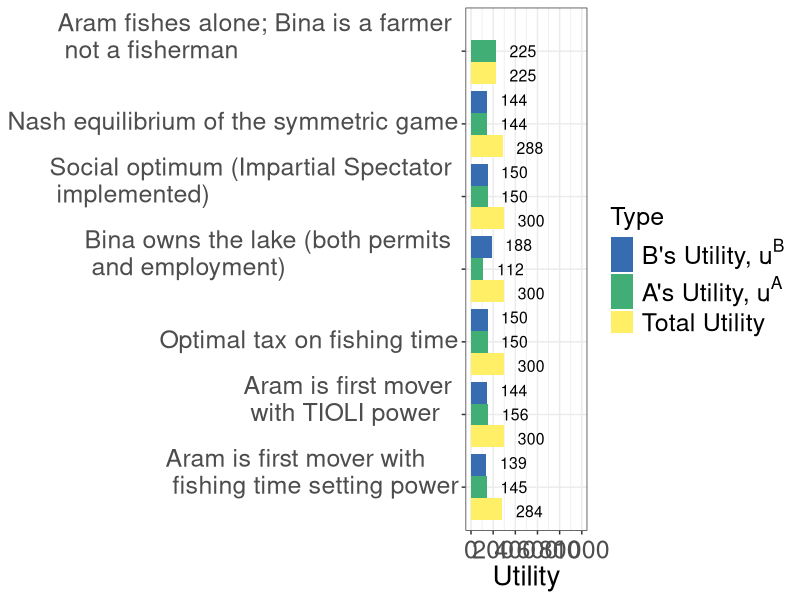
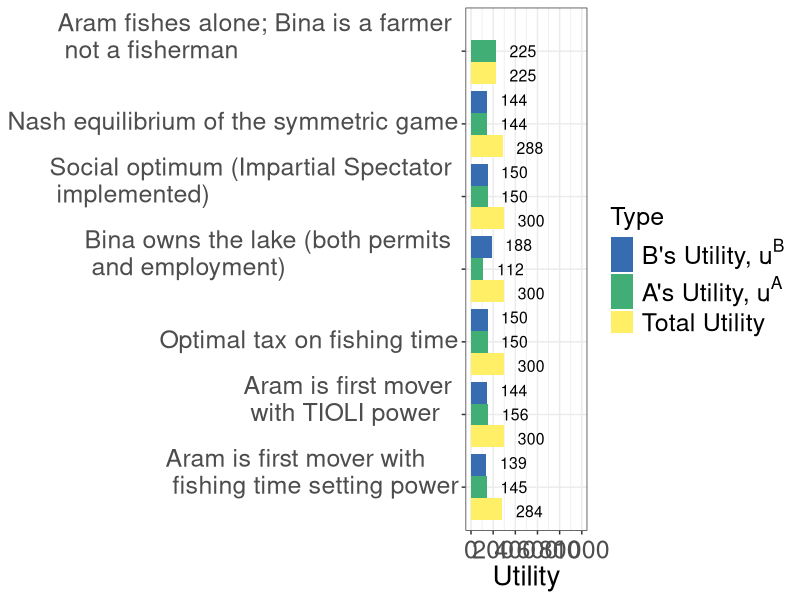

Reproduce these figures in R, in order.
library(tidyverse)
par(mar =  c(10, 10, 4, 4))
ua <- c(225, 144, 150, 112, 150,156,145)
ub <- c(NA, 144, 150, 188, 150,144,139)
point <- c("1", "2", "3", "4", "5","6","7")
totalu <- c(225, 288, 300, 300, 300,300,284)
df <- tibble(point, ua, ub, totalu)
dfnar <- 
  df %>% 
  gather(type, Utility, -point) %>% 
  arrange(point)
xaxislabs <- c("a",  "b",  expression(paste(t^A)), expression(paste(t^B)), "z")
x1 <- c(expression(paste("Aram fishes alone; \n Bina is a farmer \n not a fisherman")))
x2 <- c(expression(paste("Nash equilibrium of \n the symmetric  game")))
x3 <- c(expression(paste("Social optimum (Impartial Spectator \n implemented)")))
x4 <- c(expression(paste("Bina owns the lake (both permits \n and employment)")))
x5 <- c(expression(paste("Optimal tax on fishing time")))
x6 <- c(expression(paste("Aram is first mover \n with TIOLI power")))
x7 <- c(expression(paste("Aram is first mover with \n fishing time setting power")))
dfplot <-
  dfnar %>%
  mutate(point = factor(point, levels = c("1", "2", "3", "4", "5","6","7")),
         type = factor(type, levels = c("ua","ub", "totalu")))

dfnar$point <- factor(dfnar$point, levels = c("7", "6", "5", "4", "3","2","1"))

plot1 <- dfnar %>% 
  ggplot(aes(x = point, y = Utility)) +
  geom_bar(aes(group = type, fill = type), stat = "identity", position = position_dodge()) + 
  #geom_text(aes(x=point,y=Utility,label=Utility),vjust=90) + 
  #geom_text(aes(x = point, y = Utility, label = Utility)) +
  #scale_x_discrete(labels = xaxislabs) + 
  scale_x_discrete(labels=c("1" = "Aram fishes alone; Bina is a farmer \n not a fisherman", "2" = "Nash equilibrium of the symmetric game",
                            "3" = "Social optimum (Impartial Spectator \n implemented)", "4" = x4, "5" = x5, "6" = x6, "7" = x7)) +
  scale_y_continuous(breaks = seq(0,1000,200),
                     labels = seq(0,1000,200),
                     limits = c(0,1000)) +
  scale_fill_manual(values=c("#386cb0","#41AE76","#FFEF66"), 
                    name = "Type",
                    breaks = c("ub","ua", "totalu"), 
                    labels = c(expression(paste("B's Utility, ", u^B)), expression(paste("A's Utility, ", u^A)), paste("Total Utility")))+
  #xlab("Point in the Edgeworth Box") + 
  theme_bw() +
  theme(legend.position = "right",
        legend.text.align = 0,
        axis.title = element_text(size = 20),
        axis.title.y = element_blank(),
        axis.text.y = element_text(size = 18),
        #legend.title = element_text(size = 16),
        legend.text = element_text(size = 18),
        legend.title = element_text(size = 18),
        axis.text.x  = element_text(vjust = 0.5, size = 18)) + 
  geom_text(
    aes(x = point, y = Utility, label = Utility, group = type), 
    hjust = -0.5, size = 4,
    position = position_dodge(width = 1),
    inherit.aes = TRUE
  ) + 
  coord_flip() 
plot1 



ggsave("coordination_failures/bargraph.pdf", plot1, width = 11, height = 7)

# scale_fill_discrete(name = "", 
#                     breaks = c("ua", "ub", "totalu"), 
#                     labels = c(expression(paste("A's Utility, ", u^A)), expression(paste("B's Utility, ",u^B), "Total Utility"))
# ) +
#   scale_color_discrete(name = "", 
#                        breaks = c("ua", "ub", "totalu"), 
#                        labels = c(expression(paste("A's Utility, ", u^A)), expression(paste("B's Utility, ",u^B), "Total Utility"))
#   ) +
